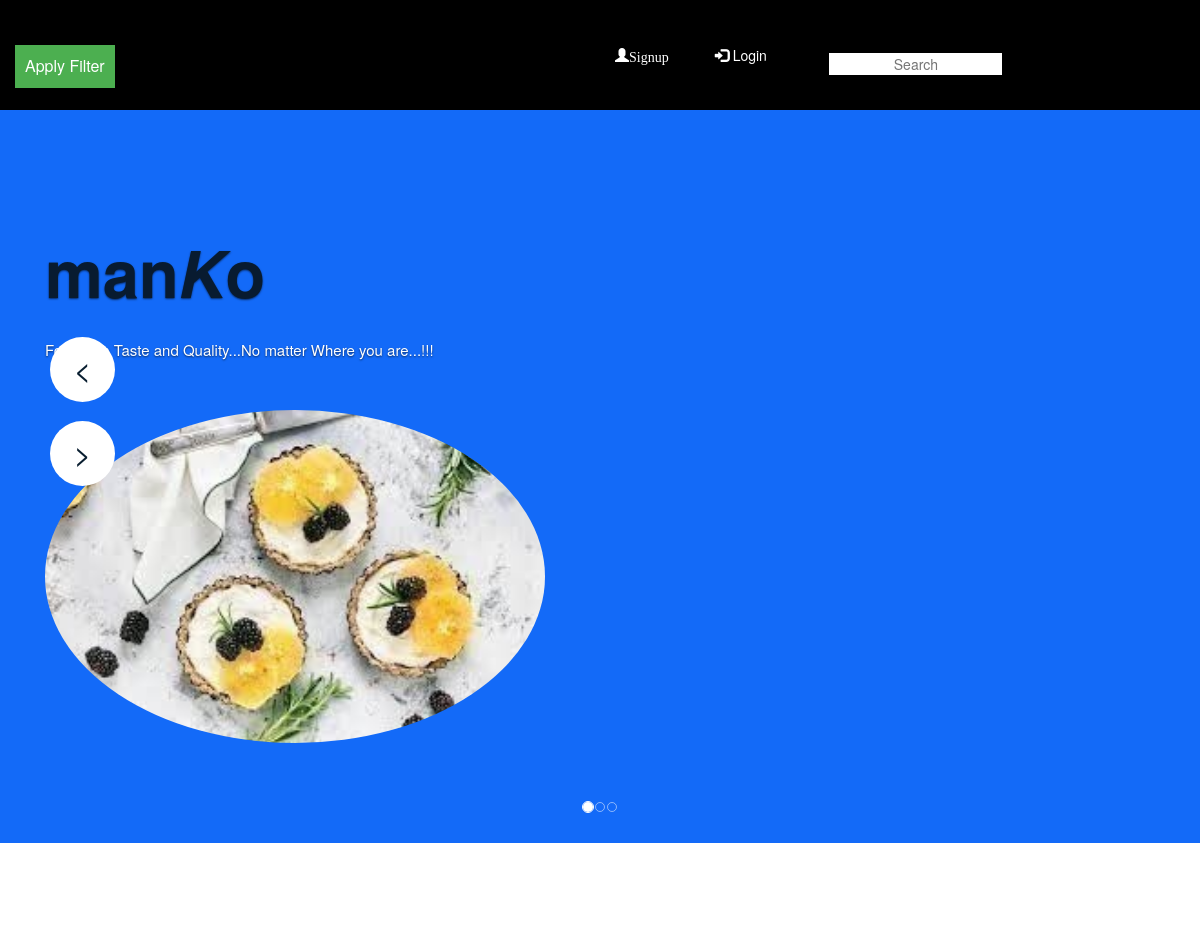
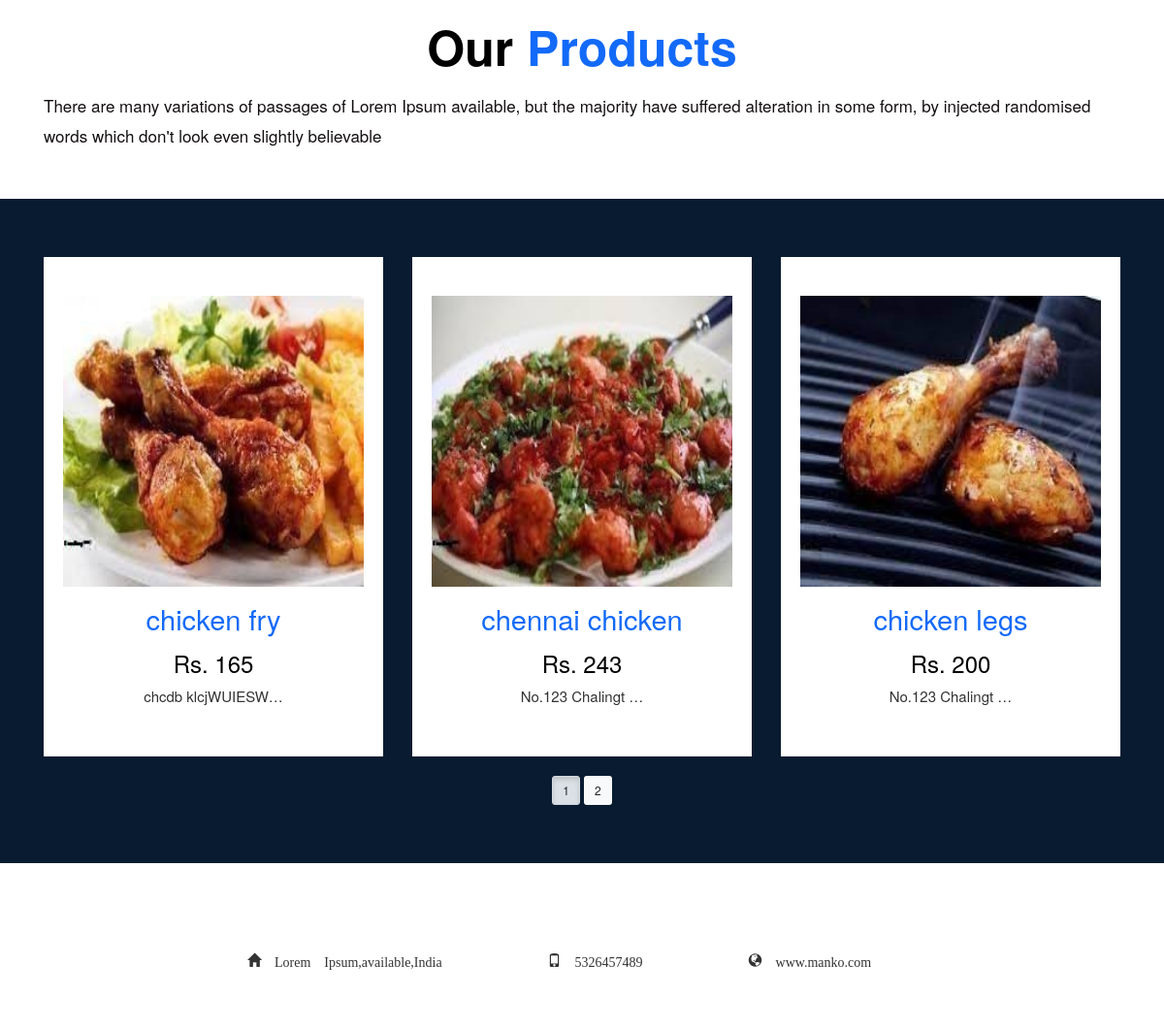
The page /chicken-items/ on the database its author committed (2 pictures, top to bottom).
### home/models.py (models this page shows, shortened)
class prdct(models.Model):
    name = models.CharField(max_length=250, unique=True)
    slug = models.SlugField(max_length=250, unique=True)
    img = models.ImageField(upload_to='picture')
    desc = models.TextField()
    price = models.IntegerField()
    stock = models.IntegerField()
    avialable = models.BooleanField()
    category = models.ForeignKey(categ, on_delete=models.CASCADE)
    def get_url(self):
        return reverse('details',args=[self.category.slug,self.slug])

### home/views.py (the view)
# urls.py: 2. Add a URL to urlpatterns:  path('', views.home, name='home')
def home(request,c_slug=None):
    c_page = None
    pro = None
    if c_slug!= None:
        c_page=get_object_or_404(categ,slug=c_slug)
        pro=prdct.objects.filter(category=c_page,avialable=True)
    else:
        pro=prdct.objects.all().filter(avialable=True)
    categs = categ.objects.all()
    paginator=Paginator(pro,3) # dividing objects in var pro to division of '3'
    try:
        page=int(request.GET.get('page','1')) # getting page requested in var page or page 1 default and convert to int
    except:
        page=1
    try:
        prog=paginator.page(page) # from var paginator (containing pages 1,2,3,...) getting specific page in var 'page'
    except(EmptyPage,InvalidPage): # if entered any irrelevant page
        prog=paginator.page(paginator.num_pages)# query to show or get all page numbers
    return render(request, "index h.html", {'categs': categs, 'pros': pro,'pg':prog })

### cart/context_processor.py (called while the page is built)
def count(request):
    item_count=0
    if 'admin 'in request.path:
        return {}
    else:
        try:
            ct=cart.objects.filter(cart_id=c_id(request))
            cti=cartitem.objects.all().filter(cart=ct[:1])
            for i in cti:
                item_count +=i.qty
        except cart.DoesNotExist:
            item_count=0
        return dict(itc=item_count)

### cart/views.py (called while the page is built)
def c_id(request):
    crt_id=request.session.session_key
    if not crt_id:
        crt_id=request.session.create()
    return crt_id

### home/models.py (called while the page is built)
    def get_url(self):
        return reverse('pro_cat',args=[self.slug])

### templates/index h.html (shortened to what this page needs)
<!DOCTYPE html>
{% load static %}
<html lang="en">
   <head>
      <link rel="stylesheet" href="{% static 'Home/css/bootstrap.min.css' %}">
      <link rel="stylesheet" href="{% static 'Home/css/style.css' %}">
  <link rel="stylesheet" href="https://maxcdn.bootstrapcdn.com/bootstrap/4.5.2/css/bootstrap.min.css">
     <link rel="stylesheet" href="https://maxcdn.bootstrapcdn.com/bootstrap/3.4.1/css/bootstrap.min.css">
      <link rel="stylesheet" href="{% static 'Home/css/responsive.css' %}">
      <link rel="stylesheet" href="{% static 'Home/css/jquery.mCustomScrollbar.min.css' %}">
      <link rel="stylesheet" href="https://netdna.bootstrapcdn.com/font-awesome/4.0.3/Home/cssfont-awesome.css">
      <link rel="stylesheet" href="{% static 'Home/css/owl.carousel.min.css' %}">
      <link rel="stylesheet" href="{% static 'Home/css/owl.theme.default.min.css' %}">
      <link rel="stylesheet" href="https://cdnjs.cloudflare.com/ajax/libs/fancybox/2.1.5/jquery.fancybox.min.css" media="screen">
   </head>
   <body class="main-layout">
      <header class="section">
         <div class="header">
            <div class="container-fluid">
               <div class="row">
                   <div class="col-md-6">
                  <div class="categories">
                     <div class="dropdown">
                     <button class="dropbtn">Apply Filter</button>
                     </div>
                     </div>
                  </div>
                   <div class="nav navbar-nav navbar-right">
                    <ul class="clear">
                        {% if user.is_authenticated %}
                        <li  style="color:white; text-indent:450px;">Hello,{{user.first_name}} </li>
                      <div class="col-md-3">
                         <li><a class="active"  style="color:white;" href="/" >  Home </a> </li>
                      </div>
                    <div class="row">
                      <div class="col-md-3">
                          <li><a  style="color:white;" href="{% url 'cartdet' %}" ><span class="glyphicon glyphicon-shopping-cart"> {{itc}} </span> </a> </li>
                      </div>
                      <div class="col-md-3">
                         <li><a class="active" style="color:white;" href="reglog/logout" > <span class="glyphicon glyphicon-off">  logout</span> </a> </li>
                      </div>
                     {% else %}
                      <div class="col-md-3">
                          <li><a class="active" style="color:white;" href="reglog/register" ><span class="glyphicon glyphicon-user">Signup </span></a> </li>
                      </div>
                      <div class="col-md-3">
                          <li><a class="active" style="color:white;" href="reglog/login" > <span class="glyphicon glyphicon-log-in"></span> Login  </a> </li>
                      </div>
                     {% endif %}
                        <div class="col-md-3">
                           <form class="navbar-form navbar-left" action="{% url 'search' %}">
                               <input style="text-align: center; "  type="text" placeholder="Search" name="q">
                           </form>
                        </div>
                  </div>
               </div>
               </div>
            </div>
      </header>
      <section >
         <div id="main_slider" class="section carousel slide banner-main" data-ride="carousel">
            <ol class="carousel-indicators">
               <li data-target="#main_slider" data-slide-to="0" class="active"></li>
               <li data-target="#main_slider" data-slide-to="1"></li>
               <li data-target="#main_slider" data-slide-to="2"></li>
            </ol>
            <div class="carousel-inner">
               <div class="carousel-item active">
                  <div class="container">
                     <div class="row marginii">
                         <div class="col-xl-6 col-lg-6 col-md-6 col-sm-12">
                           <div class="carousel-caption ">
                              <h1>man<strong class="color"><i>K</i>o</strong></h1>
                              <p> Food with Taste and Quality...No matter Where you are...!!!</p>
                           </div>
                         </div>
                        <div col-md-6>
                         <div class="container">
                              <img src="{% static 'Home/images/bg9.jpg' %}"  alt="img"class="rounded-circle"height="500" width="500" >
                         </div>
                        </div>
                     </div>
                  </div>
               </div>
            </div>
            <a class="carousel-control-prev" href="#main_slider" role="button" data-slide="prev">
            <i class='fa fa-angle-left'> < </i></a>
            <a class="carousel-control-next" href="#main_slider" role="button" data-slide="next">
            <i class='fa fa-angle-right'> > </i>
            </a>
         </div>
      </section>
      <div id="plant" class="section  product">
         <div class="container">
            <div class="row">
               <div class="col-md-12 ">
                  <div class="titlepage">
                     <center><h2><strong class="black"> Our</strong>  Products</h2></center>
                     <span>There are many variations of passages of Lorem Ipsum available, but the majority have suffered alteration in some form, by injected randomised words which don't look even slightly believable</span>
                  </div>
               </div>
            </div>
         </div>
      </div>
      <div class="clothes_main section ">
          <div class="container">
            <div class="row">
               {% for i in pg.object_list %}
               <div class="col-xl-4 col-lg-4 col-md-6 col-sm-12">
                  <div class="sport_product">
                     <figure> <a href="{{i.get_url}}"><img src="{{i.img.url}}" alt="" style="height=300px; width=300px"></a></figure>
                     <h4> <strong class="price_text">{{i.name}}</strong></h4>
                     <h4>Rs. {{i.price}}</h4>
                     <p>{{i.desc|truncatechars:17}}</p>
                  </div>
                </div>
               {% endfor %}
            </div>
             <center class="active" style="color:white;">
                {% for i in pg.paginator.page_range %}
                <a href="?page={{i}}" class="btn btn-light btn-sm {% if pg.number == i %} active {% endif %}">{{i}}</a>
                {% endfor %}
             </center>
            </div>
          </div>
 <div id="plant" class="section  product">
         <div class="container">
            <div class="row">
               <div class="col-md-12 ">
                  <div class="titlepage">
                      <ol style="text-indent:105px;">
                          <i class="glyphicon glyphicon-home"> Lorem Ipsum,available,India  </i>
                          <i class="glyphicon glyphicon-phone">  5326457489</i>
                          <i class="glyphicon glyphicon-globe">    www.manko.com</i>
                      </ol>
                  </div>
            </div>
         </div>
      </div>
 </div>
   </body>
</html>

### static/Home/css/style.css (style rules this page uses)
* { box-sizing: border-box !important; transition: ease all 0.5s; }
html { scroll-behavior: smooth; }
body { color:#000; font-size: 14px; font-family: poppins; line-height: 1.80857; font-weight: normal; overflow-x: hidden; }
a { color: #000; text-decoration: none !important; outline: none !important; -webkit-transition: all .3s ease-in-out; -moz-transition: all .3s ease-in-out; -ms-transition: all .3s ease-in-out; -o-transition: all .3s ease-in-out; transition: all .3s ease-in-out; }
h1, h2, h3, h4, h5, h6 { letter-spacing: 0; font-weight: normal; position: relative; padding: 0 0 10px 0; font-weight: normal; line-height: normal; color: #000; margin: 0 }
h1 { font-size: 24px }
h2 { font-size: 22px }
h4 { font-size: 16px }
*, *::after, *::before { -webkit-box-sizing: border-box; -moz-box-sizing: border-box; box-sizing: border-box; }
ul, li, ol { margin: 0px; padding: 0px; list-style: none; }
p { margin: 20px; font-weight: 300; font-size: 15px; line-height: 24px; }
a { color: #222222; text-decoration: none; outline: none !important; }
a, .btn { text-decoration: none !important; outline: none !important; -webkit-transition: all .3s ease-in-out; -moz-transition: all .3s ease-in-out; -ms-transition: all .3s ease-in-out; -o-transition: all .3s ease-in-out; transition: all .3s ease-in-out; }
img { max-width: 100%; height: auto; }
.navbar-form input { border: none !important; }
button { border: 0; margin: 0; padding: 0; cursor: pointer; }
.header { background-color: #000; background-repeat: repeat; background-size: auto; position: absolute; z-index: 999; width: 100%; left: 0; top: 0; padding: 0; padding-top: 0px; background-size: 100% 100%; background-repeat: no-repeat; min-height: 110px; padding-top: 45px }
.marginii { margin: 154px 0px 100px 0px; }
.carousel-indicators li { display: none; }
.banner-main { position: relative; background-color: #136af8; background-size: 100% 100%; }
.banner-main .carousel-caption { text-align: left; left: 0; top: 16%; position: relative; }
.banner-main .carousel-caption h1 { font-size: 65px; line-height: 74px; font-weight: bold; color: #081b30; }
.banner-main .carousel-caption p { color: #ffffff; padding: 9px 0px; margin-bottom: 50px; }
.color { color:#081b30 ; }
.titlepage { padding-bottom: 50px; }
.titlepage h2 { padding: 0px 0px 0px 0px; font-size: 50px; font-weight: bold; color: #136af8; line-height: 50px; position: relative; margin-bottom: 20px; }
.titlepage span { color: #141012; font-size: 17px; line-height: 31px; display: block; font-weight: normal; }
.clothes_main { width: 100%; float: left; background-color: #081b30; height: auto; padding: 60px 0px; }
form { background: #081b30 padding: 35px 30px; }
.carousel-control-prev { left: inherit; }
#main_slider .carousel-control-prev, #main_slider .carousel-control-next { width: 55px; height: 55px; background: #e0e5e5; opacity: 1; font-size: 30px; color: #000; border-radius: 30px; }
.sport_product { padding: 40px 20px; background: #fff; text-align: center; }
.price_text { font-size: 20px; color: #1369f5; }
.sport_product figure { margin:0; }
.sport_product figure img { height: 300px; }
.sport_product h4 { color: #000; font-size: 24px; line-height: 24px; padding: 10px 0px 0px 0px; }
.price_text { text-align: center; font-size: 29px; color: #136af8; padding-top: 25px; line-height: 25px; font-weight:normal; }
.section { float: left; width: 100%; }
.active { color: #000; }
#main_slider .carousel-control-prev, #main_slider .carousel-control-next { width: 65px; height: 65px; background: #fff; opacity: 1; font-size: 30px; color: #091e30; border-radius: 100%; }
#main_slider a.carousel-control-prev { position: absolute; left: 50px; top: 40%; }
#main_slider a.carousel-control-next { position: absolute; left: 50px; top: 50%; }
.product { padding-top: 90px; }
.product .titlepage h2 { color: #136af8; }
.black { color: #000; }
.sport_product { margin-bottom: 20px; }

### templates/index h.html (style rules this page uses)
.dropbtn { background-color: #4CAF50; color: white; padding: 10px; font-size: 16px; border: black; cursor: pointer; }
.dropdown { position: relative; display: block; }

### rows shown on the page
prdct: img (picture), name "chicken fry", price "165", desc "chcdb klcjWUIESW…"
prdct: img (picture), name "chennai chicken", price "243", desc "No.123 Chalingt …"
prdct: img (picture), name "chicken legs", price "200", desc "No.123 Chalingt …"

### other values the page prints
{{ i }} "1" "2"
